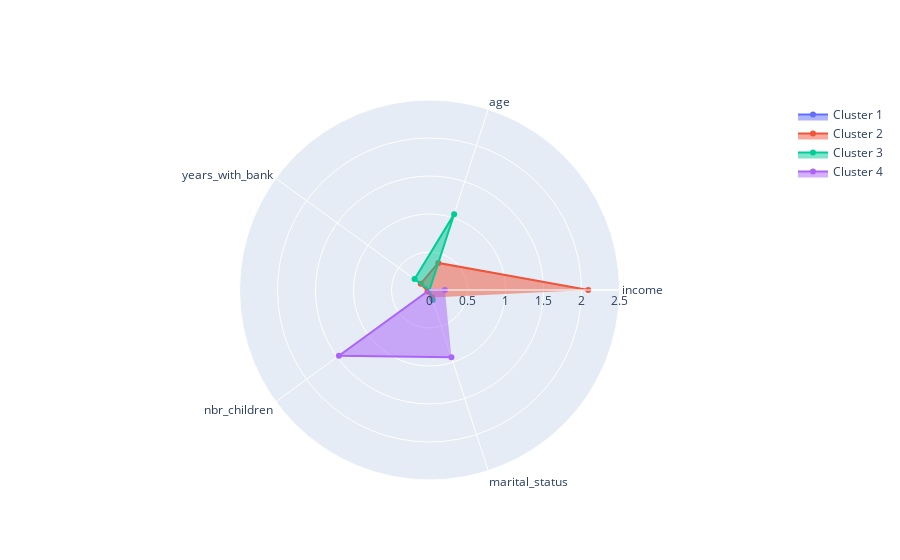

This figure's notebook cell:
### Code cell
import plotly.graph_objects as go

categories = ['income', 'age', 'years_with_bank', 'nbr_children', 'marital_status']

fig = go.Figure()

fig.add_trace(go.Scatterpolar(
      r= [-0.612412, -0.996736, -0.164516, 	-0.586132, 	-0.822255],
      theta=categories,
      fill='toself',
      name='Cluster 1'
))

fig.add_trace(go.Scatterpolar(
      r= [2.088404, 0.374737, 0.142069, 0.031869, 0.104105],
      theta=categories,
      fill='toself',
      name='Cluster 2'
))

fig.add_trace(go.Scatterpolar(
      r= [-0.205587, 1.049482, 0.243677, -0.463219, 0.136727],
      theta=categories,
      fill='toself',
      name='Cluster 3'
))

fig.add_trace(go.Scatterpolar(
      r= [0.202153, -0.229376, -0.173945, 1.472988, 0.931566],
      theta=categories,
      fill='toself',
      name='Cluster 4'
))

fig.update_layout(
  polar=dict(
    radialaxis=dict(
      visible=True,
      range=[0, 2.5]
    )),
  showlegend=True
)

fig.show()

### Figure 1 — Plotly figure (JSON) as saved in the notebook; plotly's stock layout.template omitted (floating-point values rounded to 4 significant figures)
{"data": [{"fill": "toself", "name": "Cluster 1", "r": [-0.6124, -0.9967, -0.1645, -0.5861, -0.8223], "theta": ["income", "age", "years_with_bank", "nbr_children", "marital_status"], "type": "scatterpolar"}, {"fill": "toself", "name": "Cluster 2", "r": [2.088, 0.3747, 0.1421, 0.03187, 0.1041], "theta": ["income", "age", "years_with_bank", "nbr_children", "marital_status"], "type": "scatterpolar"}, {"fill": "toself", "name": "Cluster 3", "r": [-0.2056, 1.049, 0.2437, -0.4632, 0.1367], "theta": ["income", "age", "years_with_bank", "nbr_children", "marital_status"], "type": "scatterpolar"}, {"fill": "toself", "name": "Cluster 4", "r": [0.2022, -0.2294, -0.1739, 1.473, 0.9316], "theta": ["income", "age", "years_with_bank", "nbr_children", "marital_status"], "type": "scatterpolar"}], "layout": {"autosize": true, "polar": {"angularaxis": {"type": "category"}, "radialaxis": {"autorange": false, "range": [0, 2.5], "type": "linear", "visible": true}}, "showlegend": true}}
